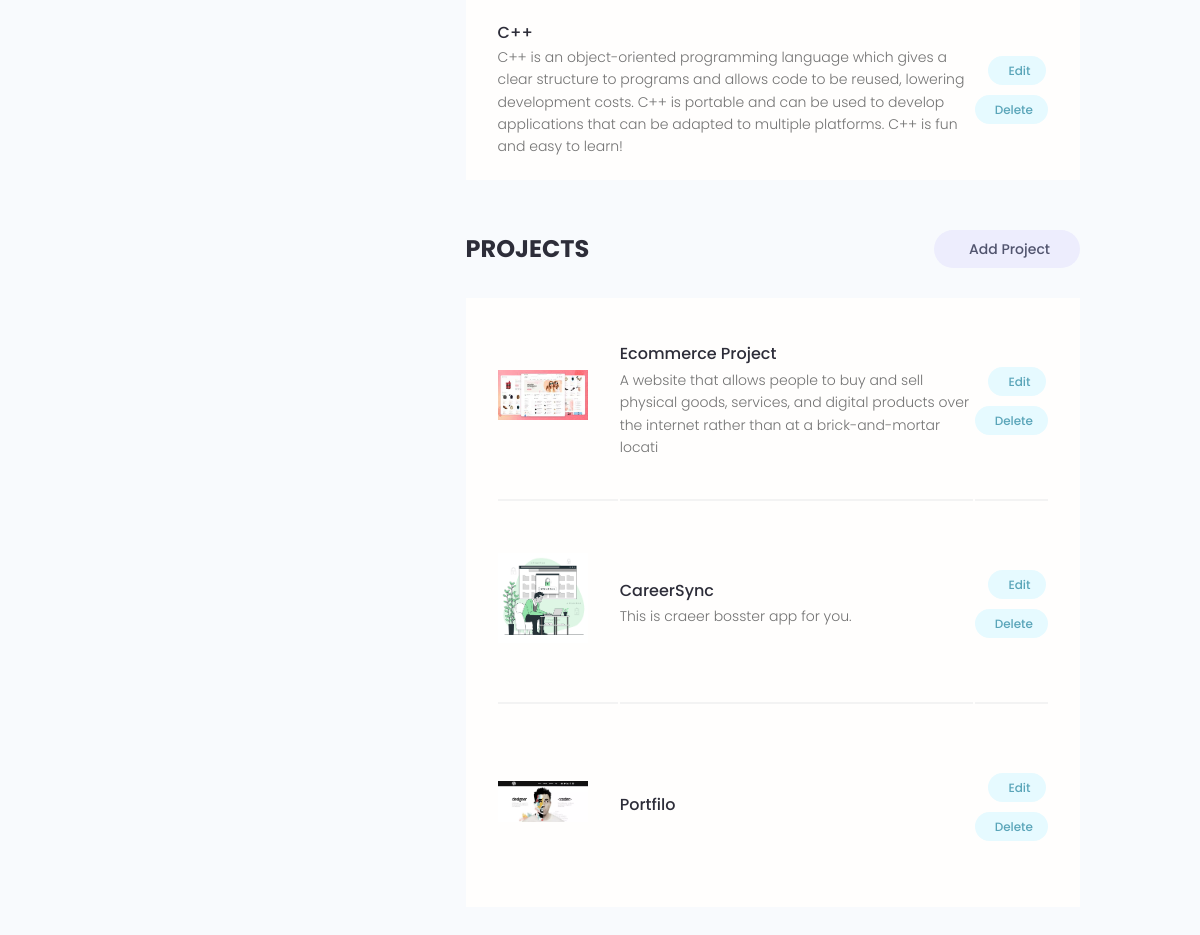
Page /account/ (signed in, lower part) on the earlier database version.
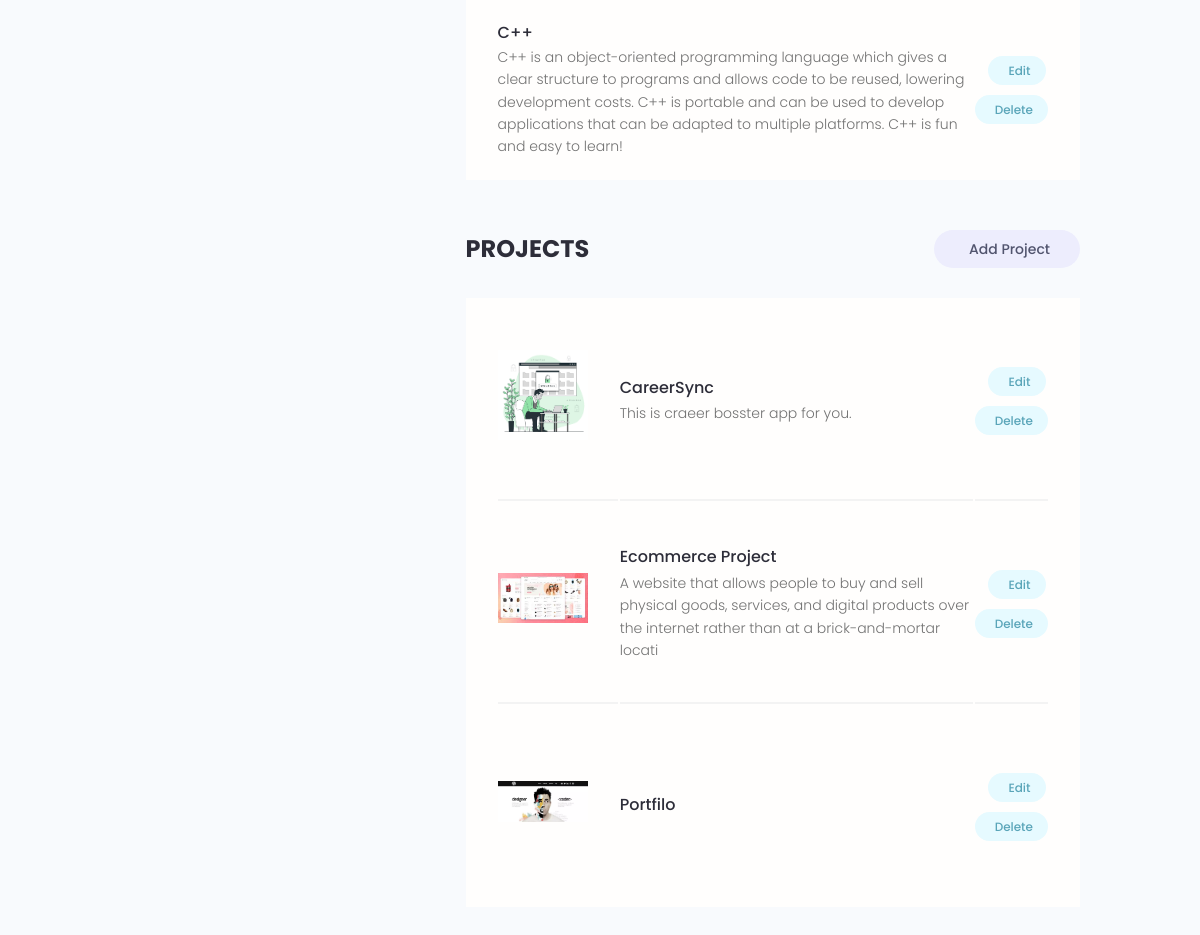
Same page on the later database version.
### users/models.py (models this page shows, shortened)
class Skill(models.Model):
    owner = models.ForeignKey(Profile, on_delete=models.CASCADE, null=True, blank= True)
    name = models.CharField(max_length=200)
    description = models.TextField(null=True, blank= True)
    created = models.DateTimeField(auto_now_add= True)
    id = models.UUIDField(default=uuid.uuid4, unique= True, primary_key= True, editable=False)

### projects/models.py (models this page shows, shortened)
class Project(models.Model):
    owner = models.ForeignKey(Profile, null=True, blank = True, on_delete=models.SET_NULL)
    title = models.CharField(max_length=200)
    description = models.TextField(null=True, blank = True)
    featured_image = models.ImageField(null=True, blank = True, default="default.jpg")
    technology = models.CharField(max_length=20)
    tag = models.ManyToManyField('Tag', blank= True)
    vote_total = models.IntegerField(default=0, null = True)
    vote_ratio = models.IntegerField(default=0, null = True)
    demo_link = models.CharField(max_length=2000,null=True, blank = True )
    source_link = models.CharField(max_length=2000,null=True, blank = True )
    created = models.DateTimeField(auto_now_add= True)
    id = models.UUIDField(default=uuid.uuid4, unique= True, primary_key= True, editable=False)
    class Meta:
        ordering = ['-vote_ratio', '-vote_total', 'title']

### users/views.py (the view)
# urls.py: path('account/', views.userAccount, name= 'account'),
@login_required(login_url='login')
def userAccount(request):
    profile = request.user.profile
    skills = profile.skill_set.all()
    projects = profile.project_set.all()
    context = {'profile': profile, 'skills': skills, 'projects': projects}
    return render(request, 'users/account.html', context)

### users/templates/users/account.html (shortened to what this page needs)
{% extends 'main.html' %}
{% block content %}
<main class="settingsPage profile my-md">
  <div class="container">
    <div class="layout">
      <div class="column column--1of3">
      </div>
      <div class="column column--2of3">
        <table class="settings__table">
          {% for skill in skills %}
          <tr>
            <td class="settings__tableInfo">
              <h4>{{skill.name}}</h4>
              <p>
                {{skill.description}}
              </p>
            </td>
            <td class="settings__tableActions">
              <a class="tag tag--pill tag--main settings__btn" href="{% url 'update-skill' skill.id %}"> Edit</a>
              <a class="tag tag--pill tag--main settings__btn" href="{% url 'delete-skill' skill.id %}?next=/account">
                Delete</a>
            </td>
          </tr>
          {% endfor %}
        </table>
        <div class="settings">
          <h3 class="settings__title">Projects</h3>
          <a class="tag tag--pill tag--sub settings__btn tag--lg" href="{% url 'create-project' %}"> Add Project</a>
        </div>
        <table class="settings__table">
          {% for project in projects %}
          <tr>
            <td class="settings__thumbnail">
              <a href="{% url 'project' project.id %}"><img src="{{project.featured_image.url}}" alt="Project Thumbnail" /></a>
            </td>
            <td class="settings__tableInfo">
              <a href="{% url 'project' project.id %}">{{project.title}}</a>
              <p>{{project.description|slice:"150"}}</p>
            </td>
            <td class="settings__tableActions">
              <a class="tag tag--pill tag--main settings__btn" href="{% url 'update-project' project.id %}"> Edit</a>
              <a class="tag tag--pill tag--main settings__btn"
                href="{% url 'delete-project'  project.id %}?next=/account">
                Delete</a>
            </td>
          </tr>
          {% endfor %}
        </table>
      </div>
    </div>
  </div>
</main>
{% endblock %}

Differences in the rows shown:
changed Project "CareerSync": moves up the list
